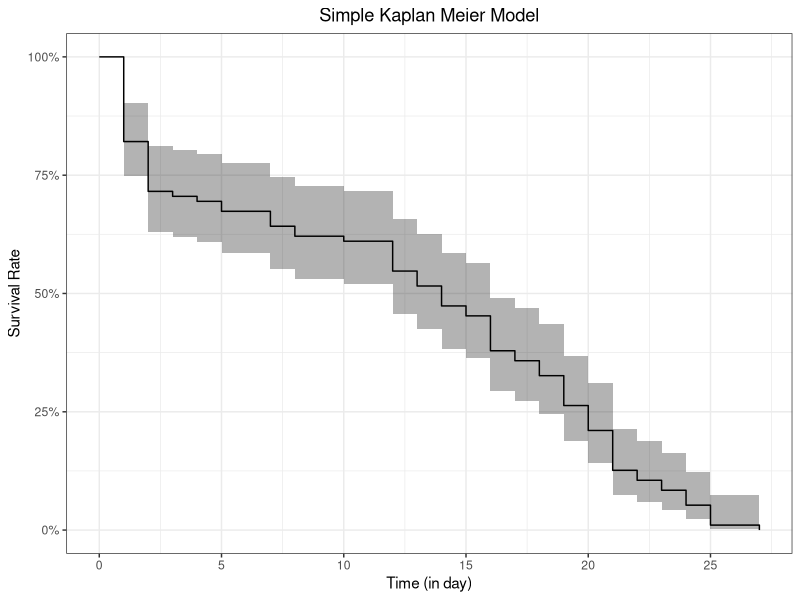
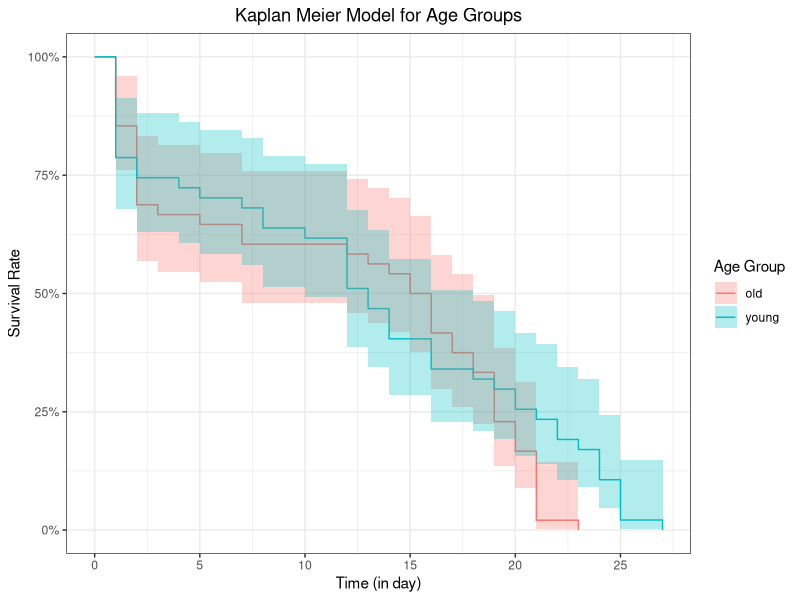
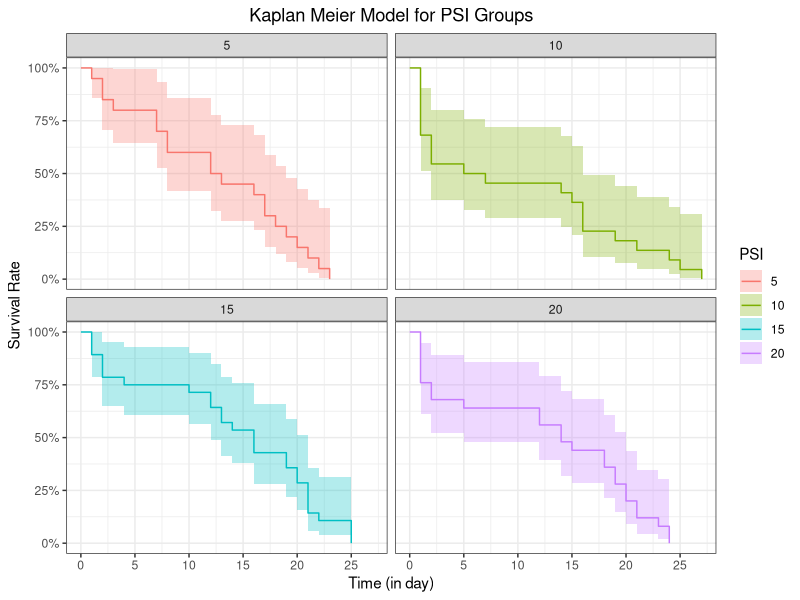
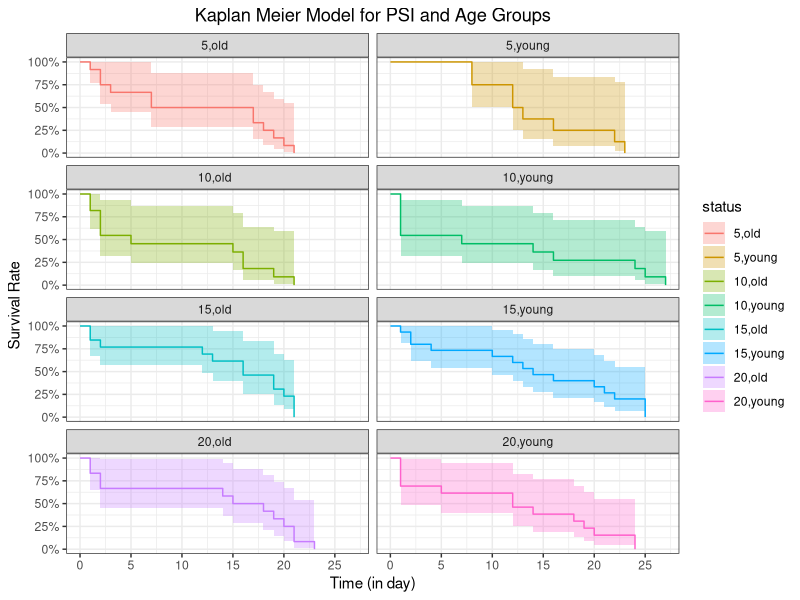
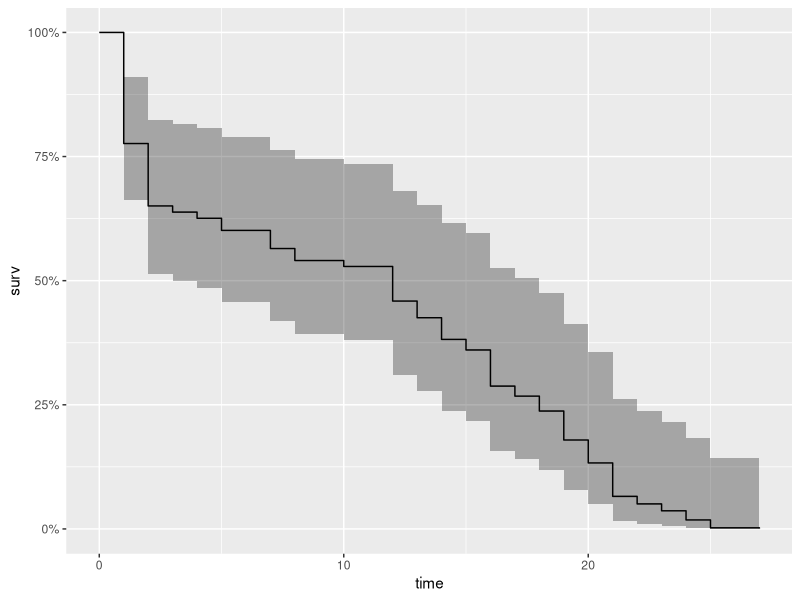
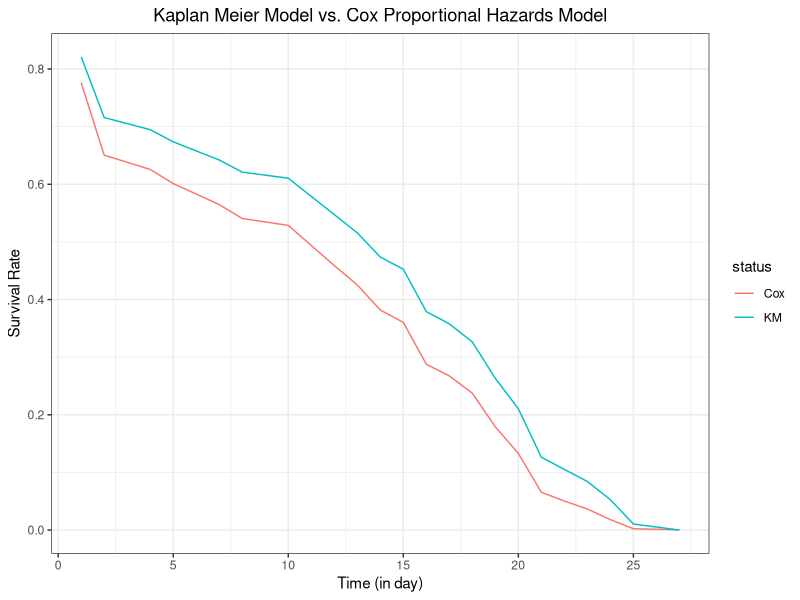
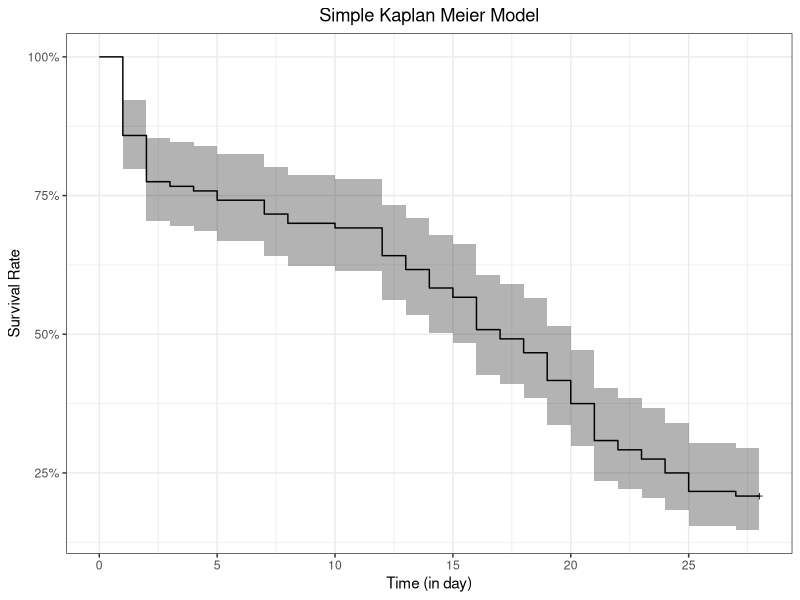
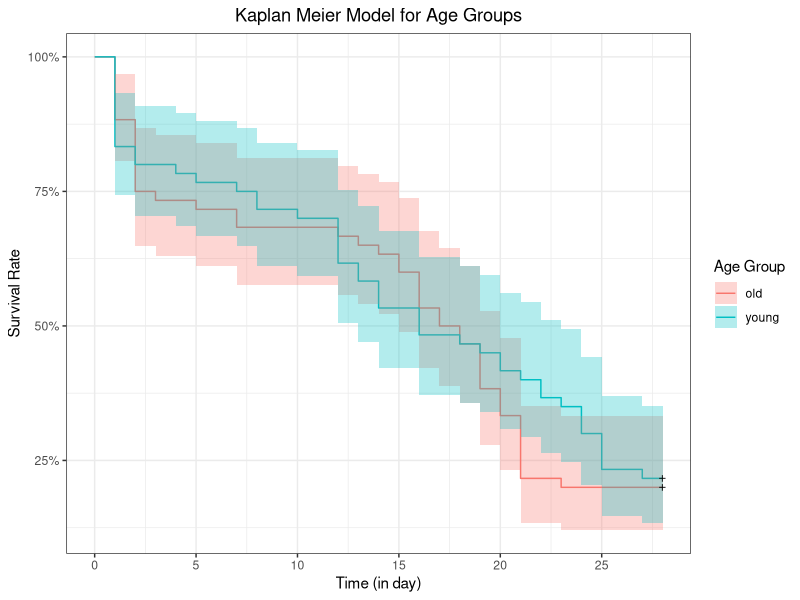

Write R code to recreate these figures, in order.
## ---- chunk 1
knitr::opts_chunk$set(echo = TRUE)
## ---- chunk 2
#build environment
library(survival)
library(ranger)
library(ggplot2)
library(dplyr)
library(ggfortify)
## ---- chunk 3
# read data
fly <- read.csv("./data/fly_model_data.csv")
# convert variable PSI into a factor
fly %>% mutate(PSI = as.factor(PSI)) -> fly
# only keep data that is not censored.
fly %>% filter(status == 1) -> fly1
## ---- chunk 4
km <- with(fly1, Surv(survival.time, status))
#simplest KM model
km_fit1 <- survfit(Surv(survival.time, status) ~ 1, data=fly1)
autoplot(km_fit1) +
  ylab("Survival Rate") +
  scale_x_continuous(name = "Time (in day)",
                     breaks = seq(from = 0, to = 25, by = 5)) +
  ggtitle("Simple Kaplan Meier Model") +
  theme_bw() +
  theme(plot.title = element_text(hjust = 0.5))
## ---- chunk 5
km_fit2 <- survfit(Surv(survival.time, status) ~ age_group, data=fly1)
autoplot(km_fit2) +
  ylab("Survival Rate") +
  scale_x_continuous(name = "Time (in day)",
                     breaks = seq(from = 0, to = 25, by = 5)) +
  ggtitle("Kaplan Meier Model for Age Groups") +
  labs(fill = "Age Group",
       color = "Age Group") +
  theme_bw() +
  theme(plot.title = element_text(hjust = 0.5))
## ---- chunk 6
km_fit3 <- survfit(Surv(survival.time, status) ~ PSI, data=fly1)
autoplot(km_fit3) +
  facet_wrap(~ strata) +
  ylab("Survival Rate") +
  scale_x_continuous(name = "Time (in day)",
                     breaks = seq(from = 0, to = 25, by = 5)) +
  ggtitle("Kaplan Meier Model for PSI Groups") +
  labs(fill = "PSI",
       color = "PSI") +
  theme_bw() +
  theme(plot.title = element_text(hjust = 0.5))
## ---- chunk 7
#KM model for both PSI and age groups
km_fit4 <- survfit(Surv(survival.time, status) ~ PSI + age_group, data=fly1)
autoplot(km_fit4) +
  facet_wrap(~ strata,
             nrow = 4,
             ncol = 2) +
  ylab("Survival Rate") +
  scale_x_continuous(name = "Time (in day)",
                     breaks = seq(from = 0, to = 25, by = 5)) +
  ggtitle("Kaplan Meier Model for PSI and Age Groups") +
  labs(fill = "status",
       color = "status") +
  theme_bw() +
  theme(plot.title = element_text(hjust = 0.5)) -> km_fit4_plot
km_fit4_plot
## ---- chunk 8
cox_ph <- coxph(Surv(survival.time, status) ~ PSI + age_group, data=fly1)
cox_fit <- survfit(cox_ph)
summary(cox_fit)
## ---- chunk 9
autoplot(cox_fit)
## ---- chunk 10
kmi <- rep("KM",length(km_fit1$time))
km_df <- data.frame(km_fit1$time,km_fit1$surv,kmi)
names(km_df) <- c("Time","Surv","Model")

coxi <- rep("Cox",length(cox_fit$time))
cox_df <- data.frame(cox_fit$time,cox_fit$surv, coxi)
names(cox_df) <- c("Time","Surv","Model")

plot_df <- rbind(km_df,cox_df)

p <- ggplot(plot_df, aes(x = Time, y = Surv, color = Model))
p + 
  geom_line() +
  ylab("Survival Rate") +
  scale_x_continuous(name = "Time (in day)",
                     breaks = seq(from = 0, to = 25, by = 5)) +
  ggtitle("Kaplan Meier Model vs. Cox Proportional Hazards Model") +
  labs(fill = "status",
       color = "status") +
  theme_bw() +
  theme(plot.title = element_text(hjust = 0.5))
## ---- chunk 11
fly %>% 
  mutate(survival.time = ifelse(fly$status == 0, 28, survival.time)) -> fly2
## ---- chunk 12
km <- with(fly2, Surv(survival.time, status))
#simplest KM model
km_fit5 <- survfit(Surv(survival.time, status) ~ 1, data=fly2)
autoplot(km_fit5) +
  ylab("Survival Rate") +
  scale_x_continuous(name = "Time (in day)",
                     breaks = seq(from = 0, to = 25, by = 5)) +
  ggtitle("Simple Kaplan Meier Model") +
  theme_bw() +
  theme(plot.title = element_text(hjust = 0.5))
## ---- chunk 13
km_fit6 <- survfit(Surv(survival.time, status) ~ age_group, data=fly2)
autoplot(km_fit6) +
  ylab("Survival Rate") +
  scale_x_continuous(name = "Time (in day)",
                     breaks = seq(from = 0, to = 25, by = 5)) +
  ggtitle("Kaplan Meier Model for Age Groups") +
  labs(fill = "Age Group",
       color = "Age Group") +
  theme_bw() +
  theme(plot.title = element_text(hjust = 0.5))
## ---- chunk 14
km_fit7 <- survfit(Surv(survival.time, status) ~ PSI, data=fly2)
autoplot(km_fit7) +
  facet_wrap(~ strata) +
  ylab("Survival Rate") +
  scale_x_continuous(name = "Time (in day)",
                     breaks = seq(from = 0, to = 25, by = 5)) +
  ggtitle("Kaplan Meier Model for PSI Groups") +
  labs(fill = "PSI",
       color = "PSI") +
  theme_bw() +
  theme(plot.title = element_text(hjust = 0.5))
## ---- chunk 15
#KM model for both PSI and age groups
km_fit8 <- survfit(Surv(survival.time, status) ~ PSI + age_group, data=fly2)
autoplot(km_fit8) +
  facet_wrap(~ strata,
             nrow = 4,
             ncol = 2) +
  ylab("Survival Rate") +
  scale_x_continuous(name = "Time (in day)",
                     breaks = seq(from = 0, to = 25, by = 5)) +
  ggtitle("Kaplan Meier Model for PSI and Age Groups") +
  labs(fill = "status",
       color = "status") +
  theme_bw() +
  theme(plot.title = element_text(hjust = 0.5)) -> km_fit8_plot
km_fit8_plot
## ---- chunk 16
cox_ph2 <- coxph(Surv(survival.time, status) ~ PSI + age_group, data=fly2)
cox_fit2 <- survfit(cox_ph2)
summary(cox_fit2)
## ---- chunk 17
autoplot(cox_fit2)
## ---- chunk 18
kmi <- rep("KM",length(km_fit5$time))
km_df <- data.frame(km_fit5$time,km_fit5$surv,kmi)
names(km_df) <- c("Time","Surv","Model")

coxi <- rep("Cox",length(cox_fit2$time))
cox_df <- data.frame(cox_fit2$time,cox_fit2$surv, coxi)
names(cox_df) <- c("Time","Surv","Model")

plot_df <- rbind(km_df,cox_df)

p <- ggplot(plot_df, aes(x = Time, y = Surv, color = Model))
p + 
  geom_line() +
  ylab("Survival Rate") +
  scale_x_continuous(name = "Time (in day)",
                     breaks = seq(from = 0, to = 25, by = 5)) +
  ggtitle("Kaplan Meier Model vs. Cox Proportional Hazards Model") +
  labs(fill = "status",
       color = "status") +
  theme_bw() +
  theme(plot.title = element_text(hjust = 0.5))
